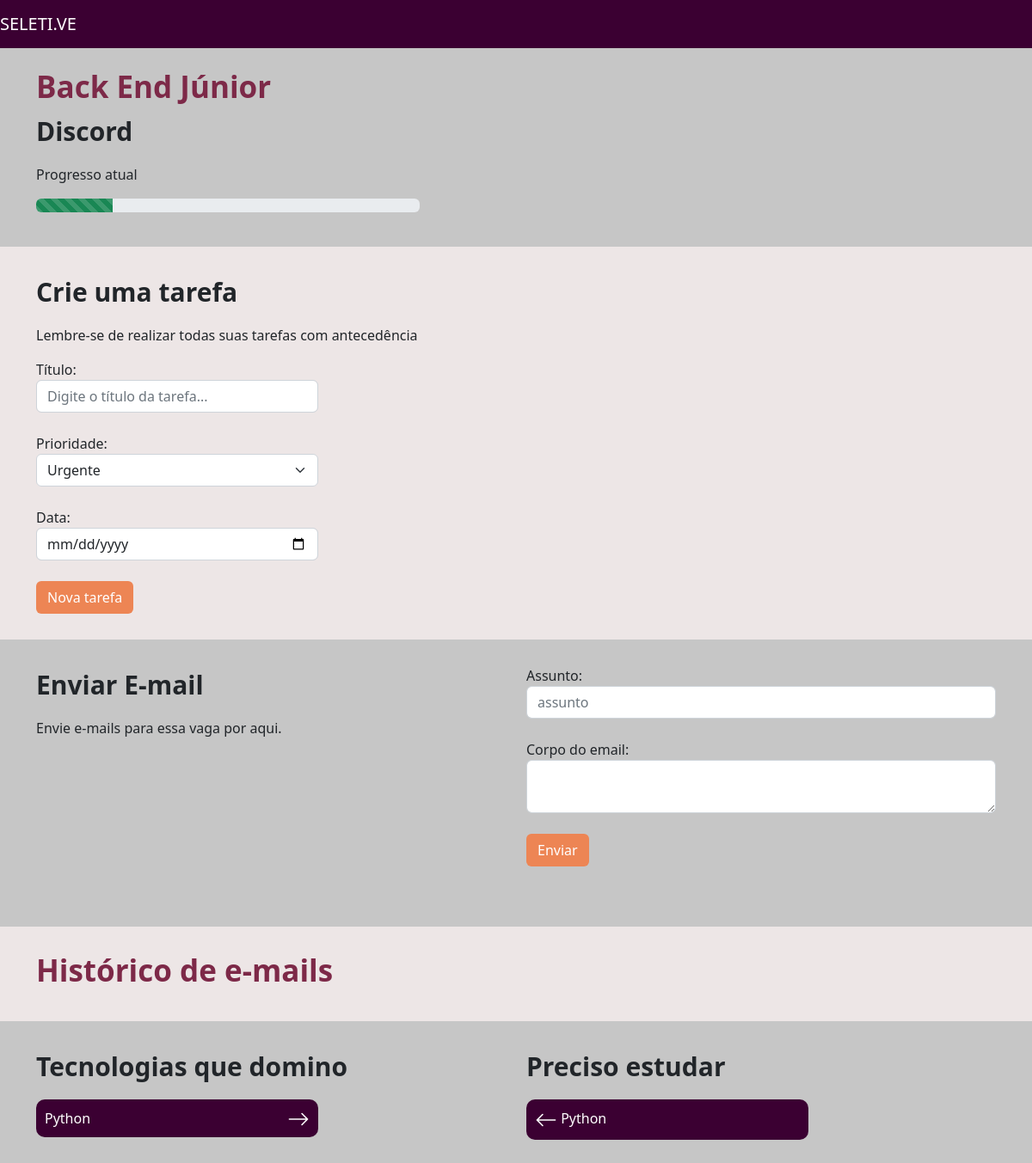
Before: /vagas/vagas/2 with the older database file.
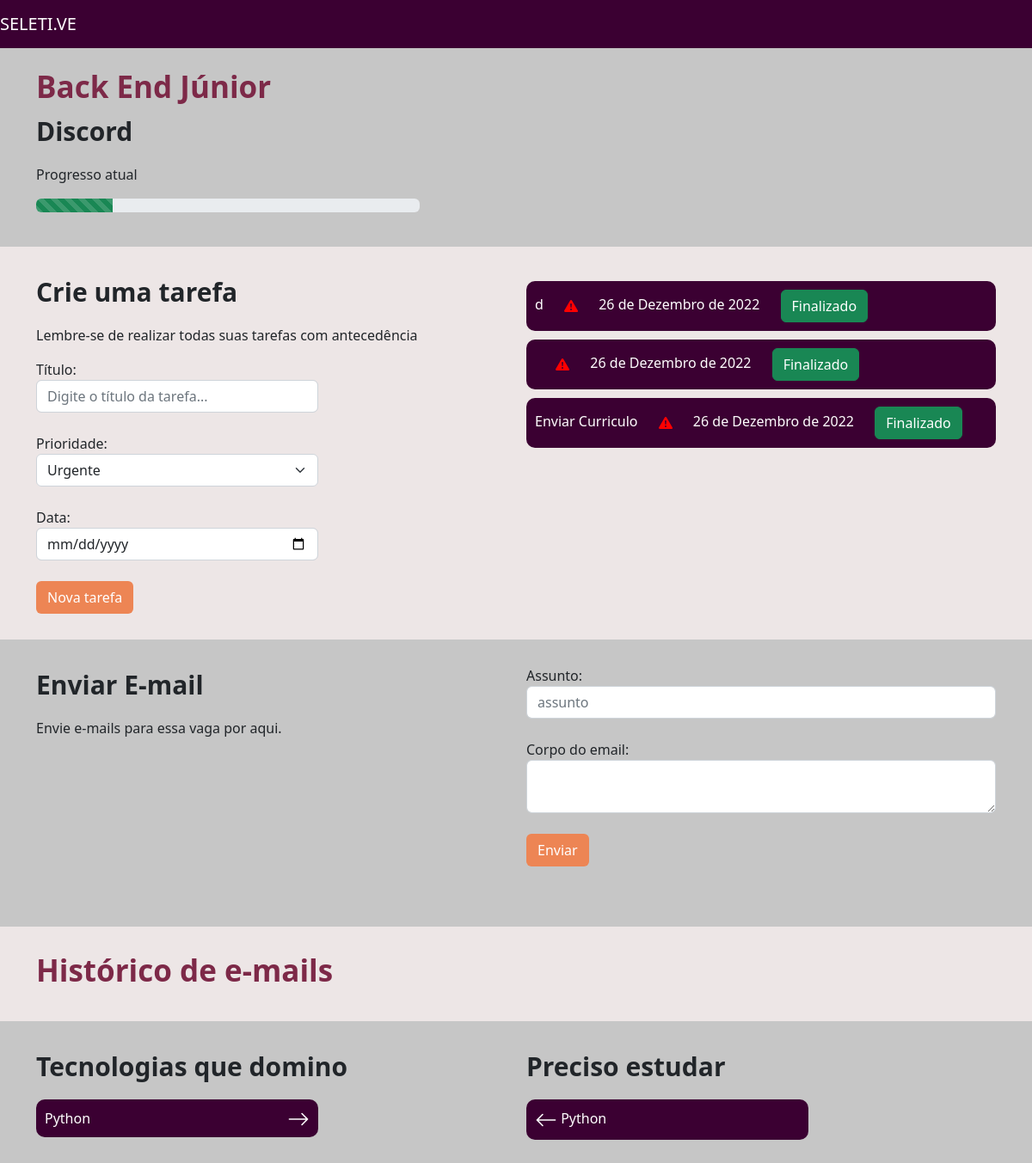
After: the same page with the newer database file.
### vagas/models.py (models this page shows, shortened)
class Tarefa(models.Model):
    choices_prioridades = (
        ('B', 'baixa'),
        ('A', 'alta'),
        ('U', 'urgente')
    )
    vaga = models.ForeignKey(Vagas, on_delete=models.CASCADE)
    titulo = models.CharField(max_length=30)
    prioridade = models.CharField(max_length=1,choices=choices_prioridades)
    data = models.DateField()
    realizada = models.BooleanField(default=False)
    def icon(self):
        if self.prioridade == "U":
            Clasee = 'prioridade-vermelho'
        elif self.prioridade == "A":
            Clasee = 'prioridade-amarelo'
        elif self.prioridade == "B":
            Clasee = 'prioridade-verde'
        icon = f'''<svg class="{Clasee}" xmlns="http://www.w3.org/2000/svg" width="16" height="16" fill="currentColor" class="bi bi-exclamation-triangle-fill" viewBox="0 0 16 16">
          <path d="M8.982 1.566a1.13 1.13 0 0 0-1.96 0L.165 13.233c-.457.778.091 1.767.98 1.767h13.713c.889 0 1.438-.99.98-1.767L8.982 1.566zM8 5c.535 0 .954.462.9.995l-.35 3.507a.552.552 0 0 1-1.1 0L7.1 5.995A.905.905 0 0 1 8 5zm.002 6a1 1 0 1 1 0 2 1 1 0 0 1 0-2z"/>
        </svg>'''
        return mark_safe(icon)

### vagas/views.py (the view)
# urls.py: path('vagas/<int:id>', views.vaga, name="vaga"),
def vaga(request,id):
    vaga = get_object_or_404(Vagas, id=id)
    tarefas = Tarefa.objects.filter(vaga=vaga).filter(realizada=False)
    emails = Emails.objects.filter(vaga=vaga)
    return render(request, 'vaga.html', {'vaga': vaga, 'tarefas': tarefas, 'emails':emails})

### empresa/models.py (called while the page is built)
    def __str__(self):
        return self.nome

    def progresso(self):
        x = [((i+1)*20, j[0]) for i, j in enumerate(self.choices_status)]
        x = list(filter(lambda x: x[1] == self.status, x))[0] [0]
        return x

### vagas/templates/vaga.html (shortened to what the changed rows need)
{% extends 'base.html' %}
{% load static %}
{% block 'head' %}
    <link rel="stylesheet" href="{% static 'vaga/css/vaga.css' %}">
{% endblock %}
{% block 'body' %}
    <div class="bg2">
        <div class="container">
            <div class="row">
                <div class="col-md">
                        {% for tarefa in tarefas %}
                            <div class="li-tarefa">
                                <label>{{tarefa.titulo}}</label>
                                <label class="prioridade-bloco">
                                    {{tarefa.icon}}
                                </label>
                                <label class="prioridade-bloco">
                                    {{tarefa.data}}
                                </label>
                                <label class="prioridade-bloco">
                                    <a href="{% url 'realizar_tarefa' tarefa.id %}" class="btn btn-success">Finalizado</a>
                                </label>
                            </div>
                        {% endfor %}
                </div>
            </div>
        </div>
    </div>
{% endblock %}

Changed rows visible on the page:
added Tarefa: titulo "d", data "26 de Dezembro de 2022"
added Tarefa: data "26 de Dezembro de 2022"
added Tarefa: titulo "Enviar Curriculo", data "26 de Dezembro de 2022"
